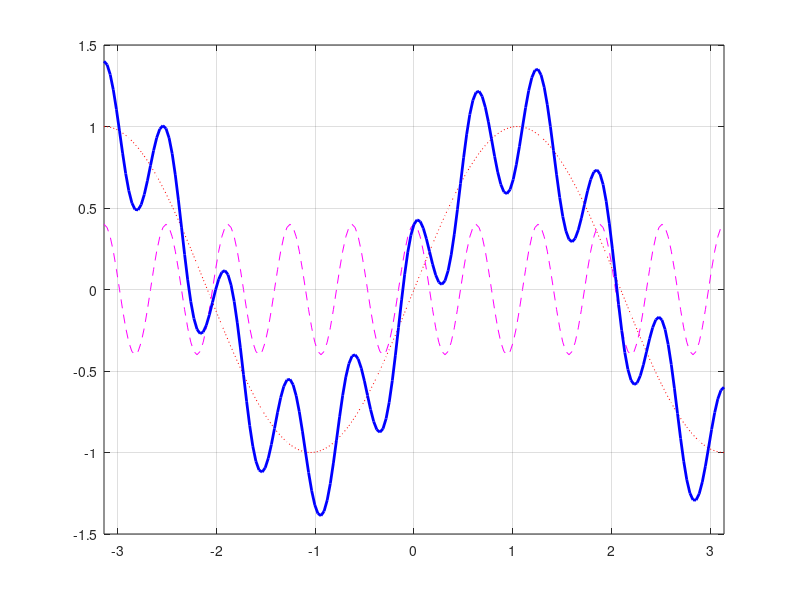
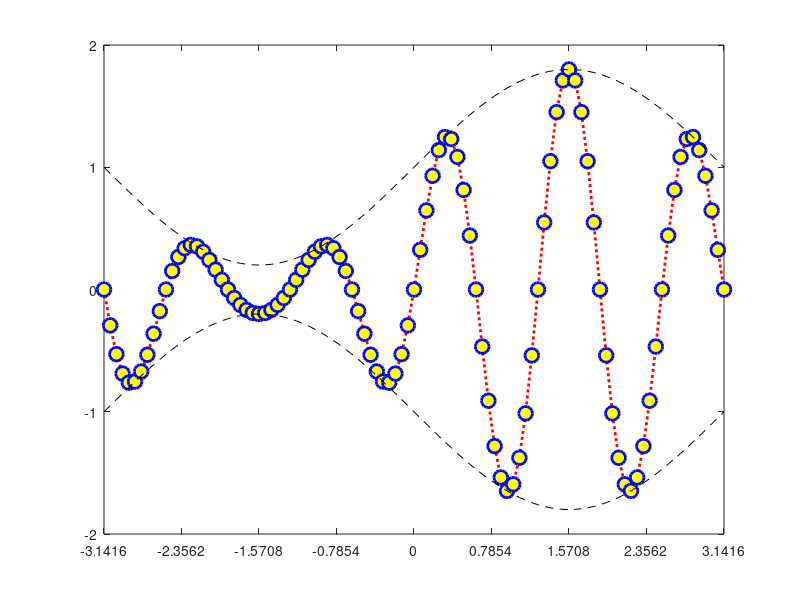

Write MATLAB code to recreate these figures, in order. (Note: this script raises an error after producing the figures.)
x = -pi:pi/100:pi;
y1 = sin(1.5*x);
y2 = 0.4*cos(10*x);
y3 = y1 + y2;
close all;
plot(x,y1,':r',x,y2,'--m');
hold on;
plot(x,y3,'b','linewidth',2);
axis([-pi pi -1.5 1.5]);
grid;

t = -pi:pi/50:pi;
s1 = sin(5*t);
s2 = 1 + 0.8*sin(t);
s3 = s1 .* s2;
pf1 = get(gcf,'position');
figure('position',[pf1(1)+100 pf1(2)-100 pf1(3) pf1(4)]);
plot(t,s3,':ro','linewidth',2,'MarkerEdgeColor','b',...
		'MarkerFaceColor','y','MarkerSize',10);
hold on;
plot(t,s2,'--k',t,-s2,'--k');
axis([-pi pi -2 2]);
set(gca,'xtick',-pi:pi/4:pi);
set(gca,'xticklabels',...
    ['  -p ';'-3p/4';' p/2 ';'-p/4 ';'  0  ';' p/4 ';' p/2 ';' 3p/4';'  p  ']);
set(gca,'fontname','symbol');
grid;